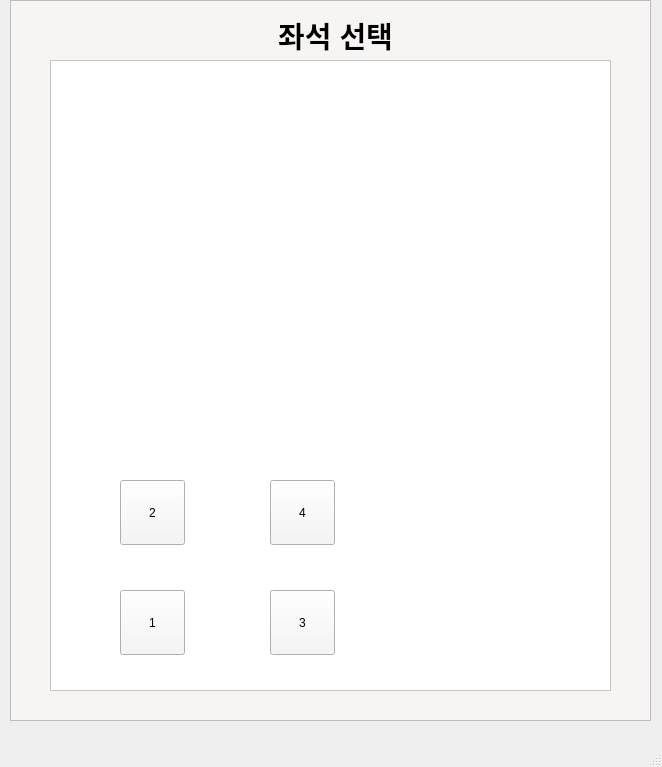
<?xml version="1.0" encoding="UTF-8"?>
<ui version="4.0">
 <class>MainWindow</class>
 <widget class="QMainWindow" name="MainWindow">
  <property name="geometry">
   <rect>
    <x>0</x>
    <y>0</y>
    <width>662</width>
    <height>767</height>
   </rect>
  </property>
  <property name="windowTitle">
   <string>MainWindow</string>
  </property>
  <widget class="QWidget" name="centralwidget">
   <widget class="QFrame" name="frame">
    <property name="geometry">
     <rect>
      <x>10</x>
      <y>0</y>
      <width>641</width>
      <height>721</height>
     </rect>
    </property>
    <property name="styleSheet">
     <string notr="true">background-color: rgb(246, 245, 244);</string>
    </property>
    <property name="frameShape">
     <enum>QFrame::StyledPanel</enum>
    </property>
    <property name="frameShadow">
     <enum>QFrame::Raised</enum>
    </property>
    <widget class="QLabel" name="label">
     <property name="geometry">
      <rect>
       <x>260</x>
       <y>10</y>
       <width>131</width>
       <height>51</height>
      </rect>
     </property>
     <property name="text">
      <string>&lt;html&gt;&lt;head/&gt;&lt;body&gt;&lt;p align=&quot;center&quot;&gt;&lt;span style=&quot; font-size:22pt; font-weight:600; color:#000000;&quot;&gt;좌석 선택&lt;/span&gt;&lt;/p&gt;&lt;/body&gt;&lt;/html&gt;</string>
     </property>
    </widget>
    <widget class="QGraphicsView" name="graphicsView">
     <property name="geometry">
      <rect>
       <x>40</x>
       <y>60</y>
       <width>561</width>
       <height>631</height>
      </rect>
     </property>
     <property name="styleSheet">
      <string notr="true">background-color: rgb(255, 255, 255);</string>
     </property>
     <property name="verticalScrollBarPolicy">
      <enum>Qt::ScrollBarAlwaysOff</enum>
     </property>
     <property name="horizontalScrollBarPolicy">
      <enum>Qt::ScrollBarAlwaysOff</enum>
     </property>
     <property name="sizeAdjustPolicy">
      <enum>QAbstractScrollArea::AdjustToContents</enum>
     </property>
    </widget>
    <widget class="QPushButton" name="seat1">
     <property name="geometry">
      <rect>
       <x>110</x>
       <y>590</y>
       <width>65</width>
       <height>65</height>
      </rect>
     </property>
     <property name="text">
      <string>1</string>
     </property>
    </widget>
    <widget class="QPushButton" name="seat2">
     <property name="geometry">
      <rect>
       <x>110</x>
       <y>480</y>
       <width>65</width>
       <height>65</height>
      </rect>
     </property>
     <property name="text">
      <string>2</string>
     </property>
    </widget>
    <widget class="QPushButton" name="seat3">
     <property name="geometry">
      <rect>
       <x>260</x>
       <y>590</y>
       <width>65</width>
       <height>65</height>
      </rect>
     </property>
     <property name="text">
      <string>3</string>
     </property>
    </widget>
    <widget class="QPushButton" name="seat4">
     <property name="geometry">
      <rect>
       <x>260</x>
       <y>480</y>
       <width>65</width>
       <height>65</height>
      </rect>
     </property>
     <property name="text">
      <string>4</string>
     </property>
    </widget>
   </widget>
  </widget>
  <widget class="QMenuBar" name="menubar">
   <property name="geometry">
    <rect>
     <x>0</x>
     <y>0</y>
     <width>662</width>
     <height>22</height>
    </rect>
   </property>
  </widget>
  <widget class="QStatusBar" name="statusbar"/>
 </widget>
 <resources/>
 <connections/>
</ui>
